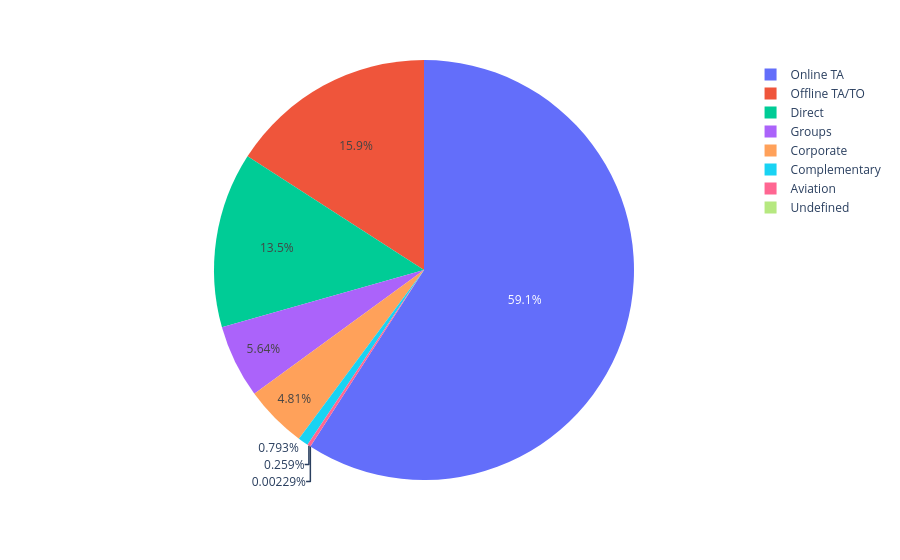

Here is the notebook cell this chart was saved with:
### Code cell
fig_pie

### Figure 1 — Plotly figure (JSON) as saved in the notebook; plotly's stock layout.template omitted (floating-point values rounded to 4 significant figures)
{"data": [{"domain": {"x": [0, 1], "y": [0, 1]}, "hovertemplate": "label=%{label}<br>value=%{value}<extra></extra>", "labels": ["Online TA", "Offline TA/TO", "Direct", "Groups", "Corporate", "Complementary", "Aviation", "Undefined"], "legendgroup": "", "name": "", "showlegend": true, "type": "pie", "values": [51553, 13855, 11780, 4922, 4200, 692, 226, 2]}], "layout": {"legend": {"tracegroupgap": 0}, "margin": {"t": 60}}}
